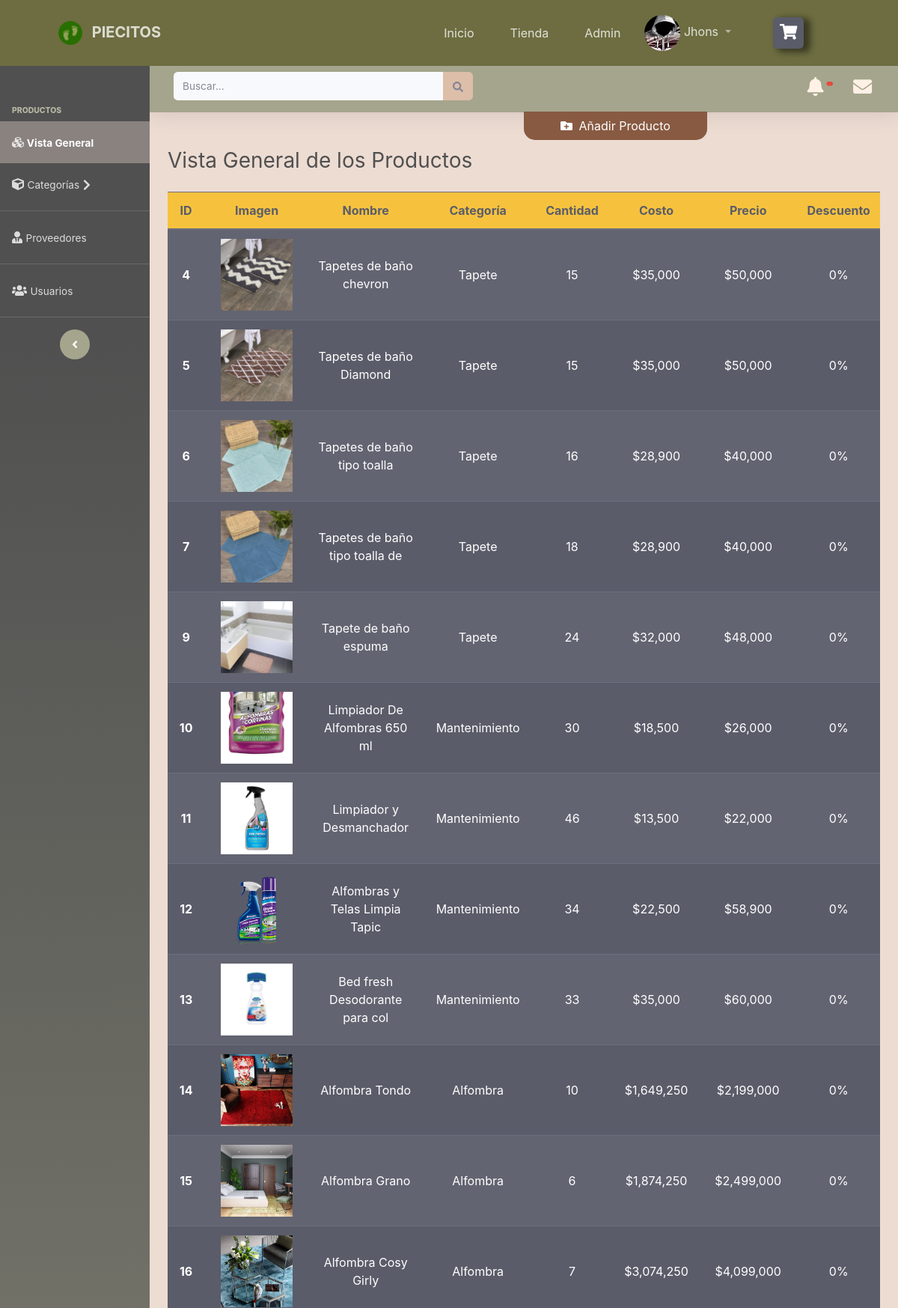
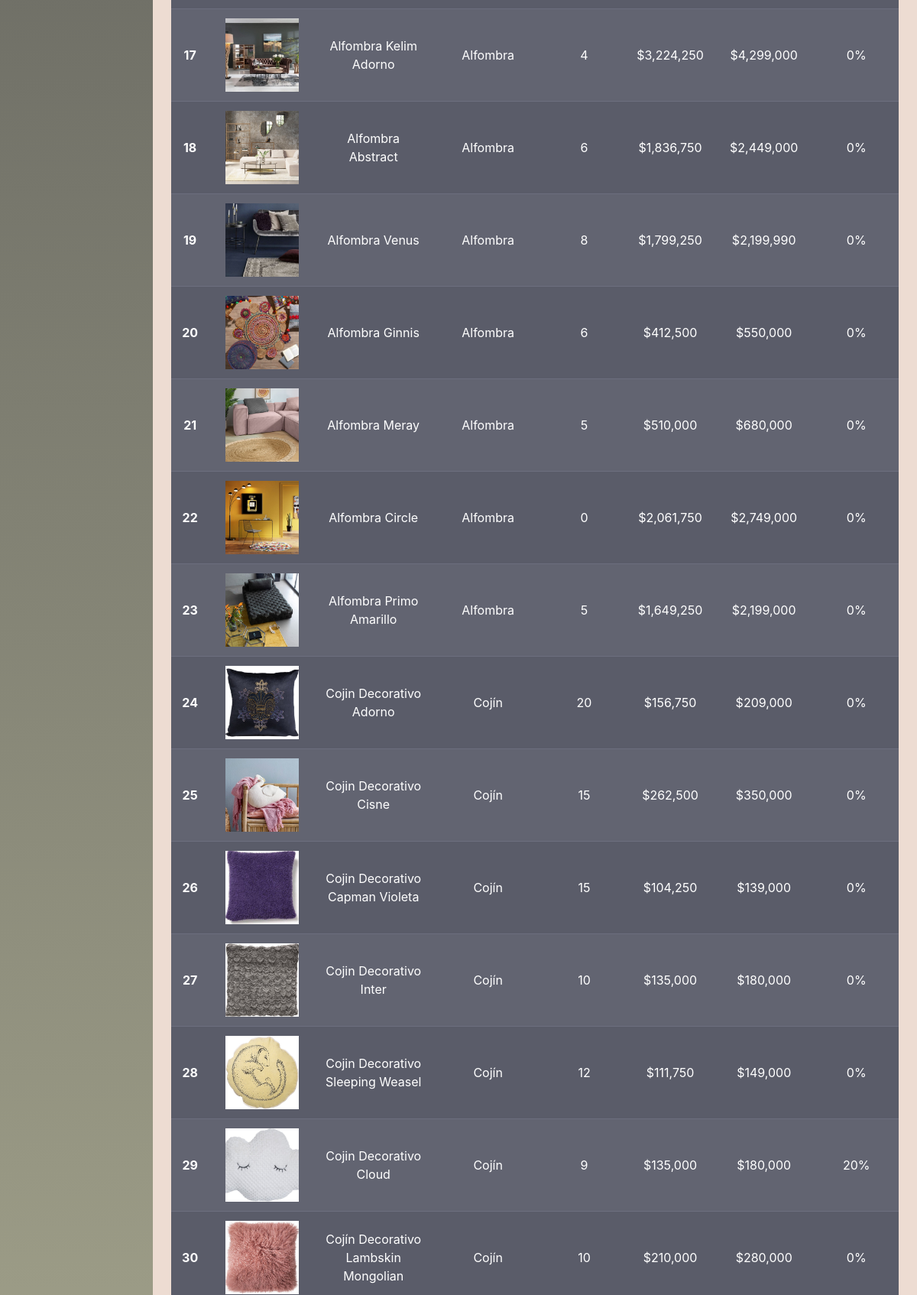
The page /index.php?modulo=Producto&controlador=Producto&funcion=catalogo (signed in, upper part) on the database its author committed (2 pictures, top to bottom).
### tables this page shows
CREATE TABLE `producto` (
  `Pro_Id` int(11) NOT NULL,
  `pro_nombre` varchar(50) DEFAULT NULL,
  `Pro_Cantidad` int(11) DEFAULT NULL,
  `Pro_Precio` int(11) DEFAULT NULL,
  `Pro_Costo` int(11) DEFAULT NULL,
  `Pro_Descripcion` varchar(500) DEFAULT NULL,
  `Pro_Imagen` varchar(200) DEFAULT NULL,
  `Pro_Descuento` int(11) DEFAULT NULL,
  `Pro_Fecha_Registro` varchar(30) DEFAULT NULL,
  `Prov_Id` int(11) DEFAULT NULL,
  `Usu_Id` int(11) DEFAULT NULL,
  `Col_Id` int(11) DEFAULT NULL,
  `Cat_Id` int(11) DEFAULT NULL
);

CREATE TABLE `categoria_pro` (
  `Cat_Id` int(11) NOT NULL,
  `Cat_Nombre` varchar(20) DEFAULT NULL
);

### controller/Producto/ProductoController.php (called while the page is built, shortened)
<?php
    if ((isset($_SESSION['id'])) AND ($_SESSION['rol_id'] > 1)) {
        class ProductoController {
            public function catalogo() {
                $obj = new ProductoModel();
                $sql = "SELECT Pro.Pro_Id,Pro.Pro_Nombre,Pro.Pro_Cantidad,Pro.Pro_Precio,Pro.Pro_Costo,Pro.Pro_Descripcion,Pro.Pro_Imagen,Pro.Pro_Descuento,Pro.Pro_Fecha_Registro,Pro.Prov_Id,Pro.Usu_Id,Pro.Col_Id,Pro.Cat_Id,Prov.Prov_Id,Prov.Prov_Nombre,Usu.Usu_Id,Usu.Usu_Nombre,Usu.Usu_Apellido,Col.Col_Id,Col.Col_Nombre,Cat.Cat_Id,Cat.Cat_Nombre FROM Producto Pro, Proveedor Prov,Usuario Usu,Color Col, Categoria_Pro Cat WHERE Pro.Prov_Id = Prov.Prov_Id AND Pro.Usu_Id = Usu.Usu_Id AND Pro.Col_Id = Col.Col_Id AND Pro.Cat_Id = Cat.Cat_Id ORDER BY Pro.Pro_Id, Pro.Cat_Id";
                $productos = $obj->consult($sql);
                include_once '../view/Producto/Producto.php';
            }
        }
    } else {
        redirect(getUrl("Inicio","Inicio","inicio"));
    }
?>

### lib/conf/conf.php (called while the page is built)
<?php
    $server = "localhost";
    $user = "root";
    $dataBase = "piecitos";
    $password = "test2";
    $port = "3306";
?>

### lib/conf/connection.php (called while the page is built, shortened)
<?php
    class Connection{
        private $server;
        private $user;
        private $password;
        private $dataBase;
        private $link;
        private function setConnect() {
            require_once 'conf.php';
            $this->server = $server;
            $this->user = $user;
            $this->password = $password;
            $this->dataBase = $dataBase;
        }
        private function connect() {
            $this->link = mysqli_connect($this->server,$this->user,$this->password,$this->dataBase);
        }
        public function getConnect() {
            return $this->link;
        }
    }
?>

### model/MasterModel.php (called while the page is built, shortened)
<?php
    include_once '../lib/conf/connection.php';
    class MasterModel extends Connection {
        public function consult($sql) {
            $result = mysqli_query($this->getConnect(),$sql);
            return $result;
        }
    }
?>

### view/Producto/Producto.php (the view, shortened to what this page needs)
<link href="css_inicio/css_admin.css" rel="stylesheet">
<div class="mt-7 filtro is-producto" data-url="<?php echo getUrl("Producto","Producto", "filtroProducto", false, "ajax") ?>">
    <div id="wrapper">
        <?php
            include_once '../view/partials/navbar_admin.php';
        ?>
        <div id="content-wrapper" class="d-flex flex-column">
            <div id="content" style="background: #eddcd2;">
                <?php
                    include_once '../view/partials/navbar_admin_top.php';
                ?>
                <div class="container-fluid">
                    <button id="BtnAñadir" class="btn position-relative px-5" style="background:#885a42;color:white;margin-top: -40px; border-radius: 0px 0px 15px 15px;margin-left:50%" data-url="<?php echo getUrl("Producto","Producto","getInsert",false,"ajax"); ?>" data-tipo="producto">
                        <i class="fas fa-folder-plus mr-1"></i>
                        <span id="VersionPrueba">Añadir Producto</span>
                    </button>
                    <div class="d-sm-flex align-items-center justify-content-between mb-4">
                        <h1 class="h3 mb-0" style="color:#505050">Vista General de los Productos</h1>
                    </div>
                    <div class="table-responsive">
                        <table class="table table-hover table-dark table-striped" style="width: 150% !important; max-width: 1100px;">
                            <thead class="bg-warning text-dark text-center">
                                <tr>
                                    <th scope="col" style="width:10px">ID</th>
                                    <th scope="col" style="width: 8rem;">Imagen</th>
                                    <th scope="col" style="width:5rem">Nombre</th>
                                    <th scope="col" style="width:3rem">Categoría</th>
                                    <th scope="col" style="width:3rem">Cantidad</th>
                                    <th scope="col" style="width:3rem">Costo</th>
                                    <th scope="col" style="width:3rem">Precio</th>
                                    <th scope="col" style="width:3rem">Descuento</th>
                                </tr>
                            </thead>
                            <tbody class="text-center" id="adminProductos">
                            <?php
                            if (mysqli_fetch_row($productos) > 0) {
                                foreach ($productos as $pro) {
                            ?>
                                <tr>
                                    <th class="align-middle" scope="row"><?php echo $pro['Pro_Id']; ?></th>
                                    <td class="align-middle">
                                        <img src="<?php echo $pro['Pro_Imagen']; ?>" alt="<?php echo $pro['Pro_Nombre']; ?>" class="mx-auto size-productos" style="height: 6rem;max-width: 6rem;width:100%;">
                                    </td>
                                    <td class="align-middle"><?php echo $pro['Pro_Nombre']; ?></td>
                                    <td class="align-middle"><?php echo $pro['Cat_Nombre']; ?></td>
                                    <td class="align-middle"><?php echo number_format($pro['Pro_Cantidad']); ?></td>
                                    <td class="align-middle"><?php echo "$".number_format($pro['Pro_Costo']); ?></td>
                                    <td class="align-middle"><?php echo "$".number_format($pro['Pro_Precio']); ?></td>
                                    <td class="align-middle"><span class="cursor-pointer" data-toggle="tooltip" data-placement="top" title="<?php if ($pro['Pro_Descuento'] != 0) {
                                                    echo "$".number_format($pro['Pro_Precio'] - (($pro['Pro_Precio'] * $pro['Pro_Descuento']) / 100));
                                                } else {
                                                    echo "$".number_format($pro['Pro_Precio']);
                                                }
                                            ?>"><?php echo $pro['Pro_Descuento']."%"; ?></span></td>
                                </tr>
                            <?php
                                }
                            } else {
                                echo "<td colspan='10' class='text-center'>No hay productos que mostrar</td>";
                            }
                            ?>
                        </table>
                    </div>
                </div>
            </div>
        </div>
    </div>
</div>

### web/css/style-personal.css (style rules this page uses)
.size-productos { object-fit: cover; object-position: center bottom; width: 100%; height: 250px; }

### rows shown on the page
producto: Pro_Id "4", Pro_Imagen+pro_nombre (picture), pro_nombre "Tapetes de baño chevron", Cat_Id.Cat_Nombre "Tapete", Pro_Cantidad "15", Pro_Costo "35,000", Pro_Precio "50,000", Pro_Descuento "0"
producto: Pro_Id "5", Pro_Imagen+pro_nombre (picture), pro_nombre "Tapetes de baño Diamond", Cat_Id.Cat_Nombre "Tapete", Pro_Cantidad "15", Pro_Costo "35,000", Pro_Precio "50,000", Pro_Descuento "0"
producto: Pro_Id "6", Pro_Imagen+pro_nombre (picture), pro_nombre "Tapetes de baño tipo toalla", Cat_Id.Cat_Nombre "Tapete", Pro_Cantidad "16", Pro_Costo "28,900", Pro_Precio "40,000", Pro_Descuento "0"
producto: Pro_Id "7", Pro_Imagen+pro_nombre (picture), pro_nombre "Tapetes de baño tipo toalla de", Cat_Id.Cat_Nombre "Tapete", Pro_Cantidad "18", Pro_Costo "28,900", Pro_Precio "40,000", Pro_Descuento "0"
producto: Pro_Id "9", Pro_Imagen+pro_nombre (picture), pro_nombre "Tapete de baño espuma", Cat_Id.Cat_Nombre "Tapete", Pro_Cantidad "24", Pro_Costo "32,000", Pro_Precio "48,000", Pro_Descuento "0"
producto: Pro_Id "10", Pro_Imagen+pro_nombre (picture), pro_nombre "Limpiador De Alfombras 650 ml", Cat_Id.Cat_Nombre "Mantenimiento", Pro_Cantidad "30", Pro_Costo "18,500", Pro_Precio "26,000", Pro_Descuento "0"
producto: Pro_Id "11", Pro_Imagen+pro_nombre (picture), pro_nombre "Limpiador y Desmanchador", Cat_Id.Cat_Nombre "Mantenimiento", Pro_Cantidad "46", Pro_Costo "13,500", Pro_Precio "22,000", Pro_Descuento "0"
producto: Pro_Id "12", Pro_Imagen+pro_nombre (picture), pro_nombre "Alfombras y Telas Limpia Tapic", Cat_Id.Cat_Nombre "Mantenimiento", Pro_Cantidad "34", Pro_Costo "22,500", Pro_Precio "58,900", Pro_Descuento "0"
producto: Pro_Id "13", Pro_Imagen+pro_nombre (picture), pro_nombre "Bed fresh Desodorante para col", Cat_Id.Cat_Nombre "Mantenimiento", Pro_Cantidad "33", Pro_Costo "35,000", Pro_Precio "60,000", Pro_Descuento "0"
producto: Pro_Id "14", Pro_Imagen+pro_nombre (picture), pro_nombre "Alfombra Tondo", Cat_Id.Cat_Nombre "Alfombra", Pro_Cantidad "10", Pro_Costo "1,649,250", Pro_Precio "2,199,000", Pro_Descuento "0"
producto: Pro_Id "15", Pro_Imagen+pro_nombre (picture), pro_nombre "Alfombra Grano", Cat_Id.Cat_Nombre "Alfombra", Pro_Cantidad "6", Pro_Costo "1,874,250", Pro_Precio "2,499,000", Pro_Descuento "0"
producto: Pro_Id "16", Pro_Imagen+pro_nombre (picture), pro_nombre "Alfombra Cosy Girly", Cat_Id.Cat_Nombre "Alfombra", Pro_Cantidad "7", Pro_Costo "3,074,250", Pro_Precio "4,099,000", Pro_Descuento "0"
producto: Pro_Id "17", Pro_Imagen+pro_nombre (picture), pro_nombre "Alfombra Kelim Adorno", Cat_Id.Cat_Nombre "Alfombra", Pro_Cantidad "4", Pro_Costo "3,224,250", Pro_Precio "4,299,000", Pro_Descuento "0"
producto: Pro_Id "18", Pro_Imagen+pro_nombre (picture), pro_nombre "Alfombra Abstract", Cat_Id.Cat_Nombre "Alfombra", Pro_Cantidad "6", Pro_Costo "1,836,750", Pro_Precio "2,449,000", Pro_Descuento "0"
producto: Pro_Id "19", Pro_Imagen+pro_nombre (picture), pro_nombre "Alfombra Venus", Cat_Id.Cat_Nombre "Alfombra", Pro_Cantidad "8", Pro_Costo "1,799,250", Pro_Precio "2,199,990", Pro_Descuento "0"
producto: Pro_Id "20", Pro_Imagen+pro_nombre (picture), pro_nombre "Alfombra Ginnis", Cat_Id.Cat_Nombre "Alfombra", Pro_Cantidad "6", Pro_Costo "412,500", Pro_Precio "550,000", Pro_Descuento "0"
producto: Pro_Id "21", Pro_Imagen+pro_nombre (picture), pro_nombre "Alfombra Meray", Cat_Id.Cat_Nombre "Alfombra", Pro_Cantidad "5", Pro_Costo "510,000", Pro_Precio "680,000", Pro_Descuento "0"
producto: Pro_Id "22", Pro_Imagen+pro_nombre (picture), pro_nombre "Alfombra Circle", Cat_Id.Cat_Nombre "Alfombra", Pro_Cantidad "0", Pro_Costo "2,061,750", Pro_Precio "2,749,000", Pro_Descuento "0"
producto: Pro_Id "23", Pro_Imagen+pro_nombre (picture), pro_nombre "Alfombra Primo Amarillo", Cat_Id.Cat_Nombre "Alfombra", Pro_Cantidad "5", Pro_Costo "1,649,250", Pro_Precio "2,199,000", Pro_Descuento "0"
producto: Pro_Id "24", Pro_Imagen+pro_nombre (picture), pro_nombre "Cojin Decorativo Adorno", Cat_Id.Cat_Nombre "Cojín", Pro_Cantidad "20", Pro_Costo "156,750", Pro_Precio "209,000", Pro_Descuento "0"
producto: Pro_Id "25", Pro_Imagen+pro_nombre (picture), pro_nombre "Cojin Decorativo Cisne", Cat_Id.Cat_Nombre "Cojín", Pro_Cantidad "15", Pro_Costo "262,500", Pro_Precio "350,000", Pro_Descuento "0"
producto: Pro_Id "26", Pro_Imagen+pro_nombre (picture), pro_nombre "Cojin Decorativo Capman Violeta", Cat_Id.Cat_Nombre "Cojín", Pro_Cantidad "15", Pro_Costo "104,250", Pro_Precio "139,000", Pro_Descuento "0"
producto: Pro_Id "27", Pro_Imagen+pro_nombre (picture), pro_nombre "Cojin Decorativo Inter", Cat_Id.Cat_Nombre "Cojín", Pro_Cantidad "10", Pro_Costo "135,000", Pro_Precio "180,000", Pro_Descuento "0"
producto: Pro_Id "28", Pro_Imagen+pro_nombre (picture), pro_nombre "Cojin Decorativo Sleeping Weasel", Cat_Id.Cat_Nombre "Cojín", Pro_Cantidad "12", Pro_Costo "111,750", Pro_Precio "149,000", Pro_Descuento "0"
producto: Pro_Id "29", Pro_Imagen+pro_nombre (picture), pro_nombre "Cojin Decorativo Cloud", Cat_Id.Cat_Nombre "Cojín", Pro_Cantidad "9", Pro_Costo "135,000", Pro_Precio "180,000", Pro_Descuento "20"
producto: Pro_Id "30", Pro_Imagen+pro_nombre (picture), pro_nombre "Cojín Decorativo Lambskin Mongolian", Cat_Id.Cat_Nombre "Cojín", Pro_Cantidad "10", Pro_Costo "210,000", Pro_Precio "280,000", Pro_Descuento "0"

### other values the page prints
$_SESSION['nombre'] "Jhons"
